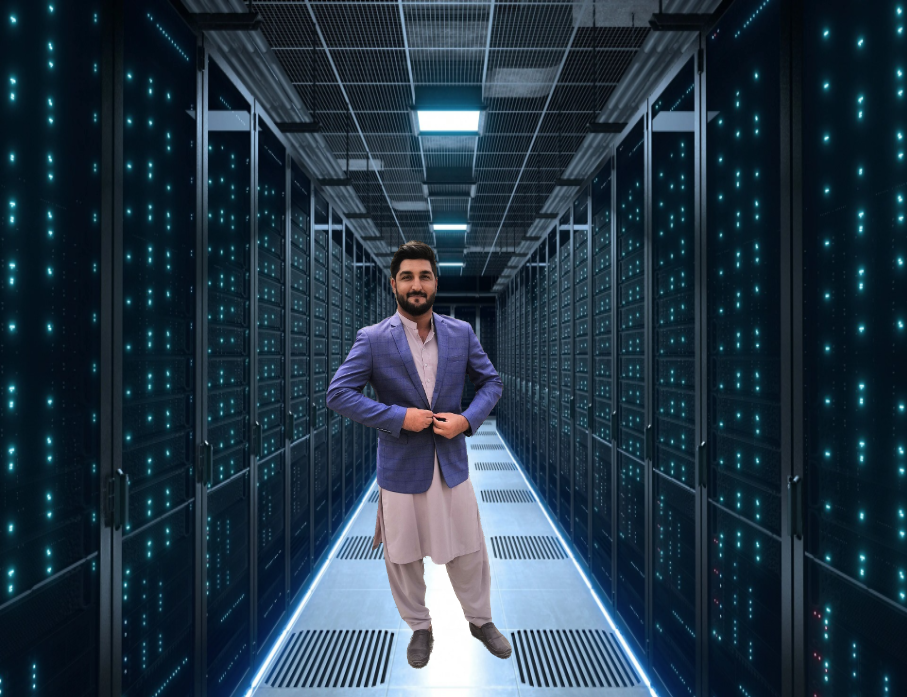
#> input picture resources/irfan.png, 907 x 697 px
$ python write.py
#> lines starting #> are read from the running program, lines starting #| are printed output that depends on the picture; after the words box and inside, x2 and y2 are one past the last pixel; in counts of white or black regions, pixels touching at a corner belong together
#Gray Scale COnversion
import cv2 as cv
from cv2 import cvtColor
from cv2 import imwrite
img = cv.imread("resources/irfan.png")
#> img is the input picture: shape (697, 907, 3); mean B, G, R 69, 54.6, 36.4
img = cv.resize(img, (600, 400))
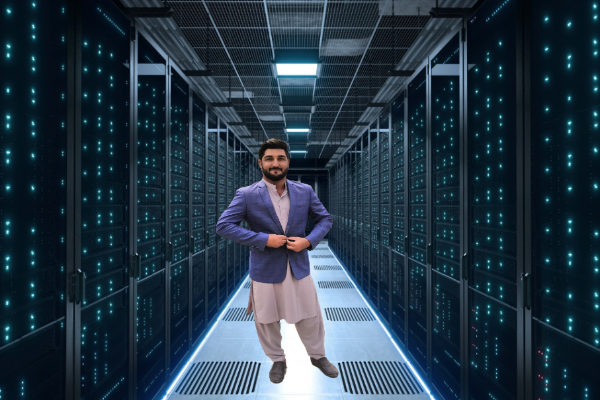
#> img: shape (400, 600, 3); mean B, G, R 68.9, 54.5, 36.3

#Conversion
gray = cvtColor(img, cv.COLOR_BGR2GRAY)
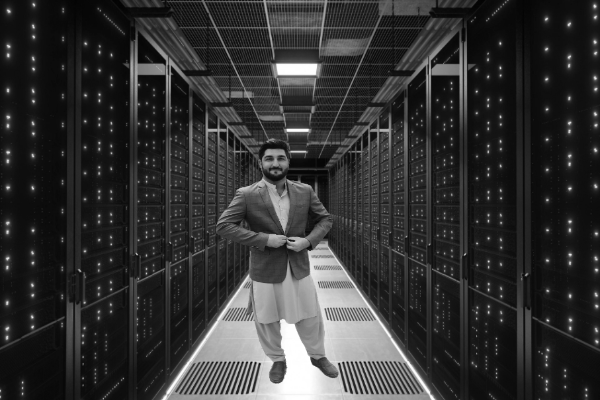
#> gray: shape (400, 600); min 3, max 255, mean 50.7

(thresh, binary) = cv.threshold(gray, 127, 255, cv.THRESH_BINARY)
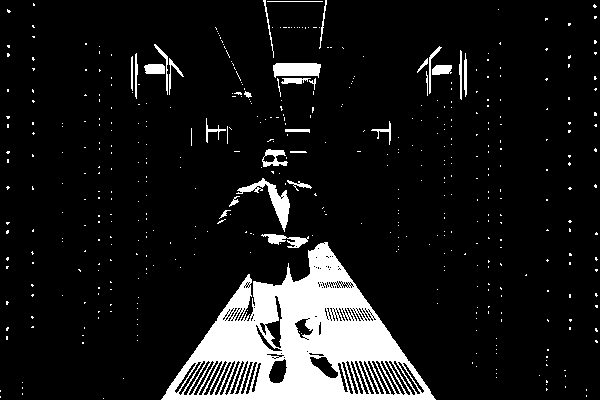
#> binary: shape (400, 600); 10.3% white; 462 white regions (432 under 20 px), largest, box (x1, y1, x2, y2) and area: (161, 242, 436, 400) 19390, (236, 178, 290, 232) 714, (273, 63, 321, 78) 604
#Display code
imwrite('resources/Image_gray.png', gray)
imwrite('resources/Image_bw.png',binary)

#Delay Code
# cv.waitKey(0)
# cv.destroyAllWindows()
